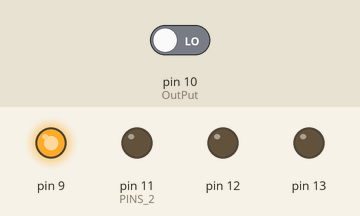
A sketch run on a simulated Arduino Uno, built with avr-gcc and run on an emulated ATmega328P. On the bench: output pins drawn as LEDs (lit = HIGH). The test bench sets the inputs (shaded band); at power-on: pin 10 (OutPut) LOW. What the sketch prints to the serial monitor is not drawn.

Above: at 0.7 s.
At 2.2 s:
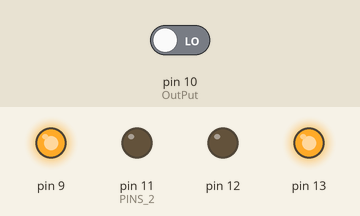
At 3.7 s:
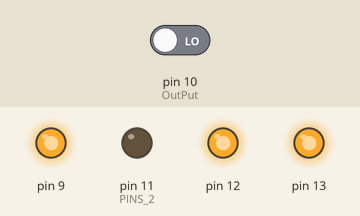
Timing chart, 0 to 5.9 s (numbered marks = the images above):
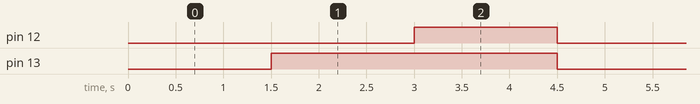

Measured:
- by itself, pin 12: alternates HIGH for 1.5 s and LOW for 3.0 s
- by itself, pin 13: alternates HIGH for 3.0 s and LOW for 1.5 s
- by itself, everything shown: repeats every 4.5 s, in 3 steps

The sketch:

color_sensor.ino
```cpp
int OutPut= 10;//naming pin10 of uno as output

unsigned int frequency = 0;


//#include <LiquidCrystal.h>

// initialize the library with the numbers of the interface pins

//LiquidCrystal lcd(8, 9, 7, 11, 12, 13);//RS,EN,D4,D5,D6,D7


void setup()

{

                // set up the LCD's number of columns and rows

                //lcd.begin(16, 2);
                Serial.begin(9600);

                pinMode(9, OUTPUT);

                pinMode(11, OUTPUT);//PINS 2, 3,4,5 as OUTPUT

                pinMode(12, OUTPUT);

                pinMode(13, OUTPUT);

                pinMode(10, INPUT);//PIN 10 as input


                digitalWrite(9,HIGH);

                digitalWrite(11,LOW);//setting frequency selection to 20%

}

void loop()

{

                //lcd.print("R=");//printing name
                Serial.print("R=");

                digitalWrite(12,LOW);

                digitalWrite(13,LOW);//setting for RED color sensor

                frequency = pulseIn(OutPut, LOW);//reading frequency

                //lcd.print(frequency);//printing RED color frequency

                //lcd.print("  ");

                //lcd.setCursor(7, 0);//moving courser to position 7

                delay(500);
                Serial.println(frequency);//printing RED color frequency

                Serial.print("  ");


               //lcd.print("B=");// printing name
               Serial.println("B=");

                digitalWrite(12,LOW);

                digitalWrite(13,HIGH);// setting for BLUE color sensor

                frequency = pulseIn(OutPut, LOW);// reading frequency

                //lcd.print(frequency);// printing BLUE color frequency

                //lcd.print("  ");

                //lcd.setCursor(0, 1);

                delay(500);
                Serial.println(frequency);//printing RED color frequency

                Serial.print("  ");


               //lcd.print("G=");// printing name
               Serial.print("G=");

                digitalWrite(12,HIGH);

                digitalWrite(13,HIGH);// setting for GREEN color sensor

                frequency = pulseIn(OutPut, LOW);// reading frequency

                //lcd.print(frequency);// printing GREEN color frequency

                //lcd.print("    ");

                //lcd.setCursor(0, 0);

                delay(500);
                Serial.println(frequency);//printing RED color frequency

                Serial.print("  ");


}
```
